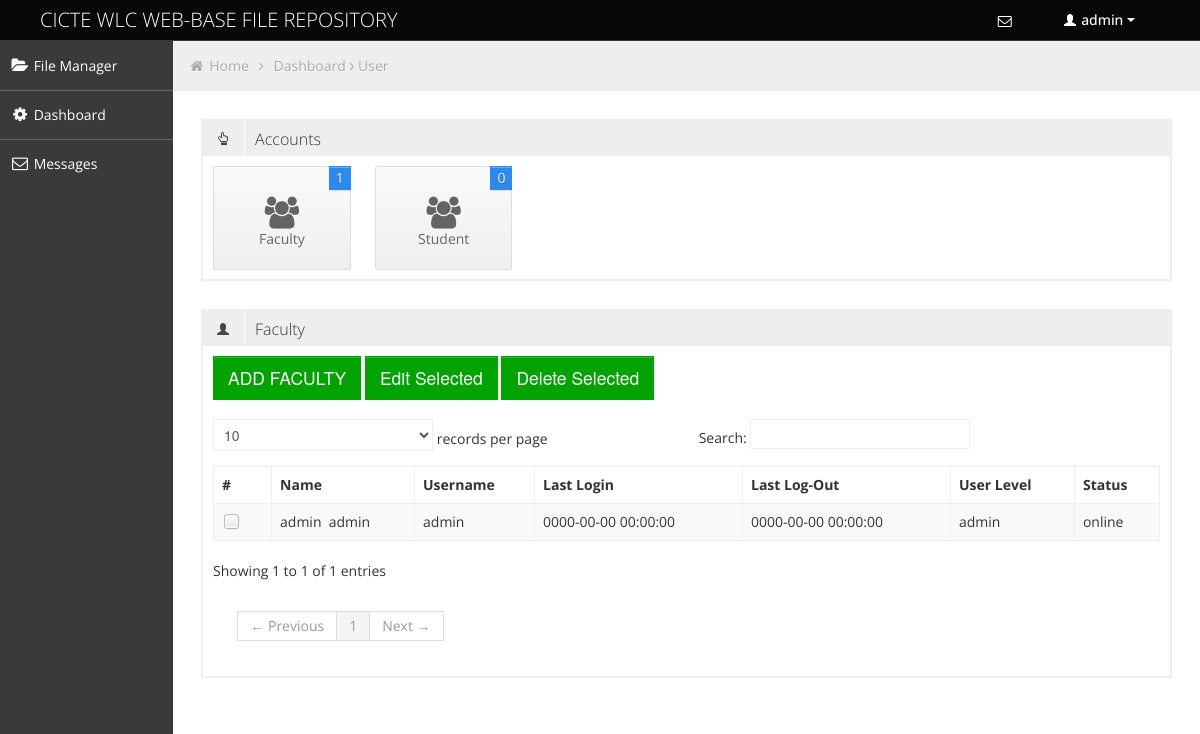
/user.php?faculty=true (signed in), run on the app's committed database.
### tables this page shows
CREATE TABLE `fr_staff` (
  `id` int(11) NOT NULL auto_increment,
  `user_id` int(11) NOT NULL,
  `FirstN` varchar(50) NOT NULL,
  `LastN` varchar(50) NOT NULL,
  `midN` varchar(50) NOT NULL,
  PRIMARY KEY  (`id`)
);

CREATE TABLE `fr_user` (
  `id` int(11) NOT NULL auto_increment,
  `username` varchar(50) NOT NULL,
  `password` varchar(50) NOT NULL,
  `UserLvl` int(11) NOT NULL,
  `status` enum('online','pending','offline') NOT NULL default 'pending',
  `last_login_date` datetime NOT NULL,
  `last_logout_date` datetime NOT NULL,
  `activate` int(11) NOT NULL default '1',
  PRIMARY KEY  (`id`)
);

CREATE TABLE `position` (
  `ID` int(11) NOT NULL auto_increment,
  `Position` varchar(50) NOT NULL,
  `UserLvl` int(11) NOT NULL,
  PRIMARY KEY  (`ID`)
);

### user.php (the view, shortened to what this page needs)
<!DOCTYPE html>
<html lang="en">
<head>
	<link id="bootstrap-style" href="css/bootstrap.min.css" rel="stylesheet">
	<link href="css/bootstrap-responsive.min.css" rel="stylesheet">
	<link id="base-style" href="css/style.css" rel="stylesheet">
	<link id="base-style-responsive" href="css/style-responsive.css" rel="stylesheet">
</head>
<body>
	<?php include('php/header.php'); ?>
	<div class="container-fluid-full">
		<div class="row-fluid">
			<?php include('php/menu.php'); ?>
			<div id="content" class="span10">
				<ul class="breadcrumb">
					<li>
						<i class="icon-home"></i>
						<a href="index.php">Home</a>
						<i class="icon-angle-right"></i>
					</li>
					<li><a href="dashboard.php">Dashboard</a></li>
					<i class="icon-angle-right"></i>
					<li><a href="">User</a></li>
				</ul>
				<div class="row-fluid">
					<div class="box defualt span12">
						<div class="box-header">
							<h2><i class="halflings-icon hand-top"></i><span class="break"></span>Accounts</h2>
						</div>
						<div class="box-content">
							<a href="user.php?faculty=true" class="quick-button span2">
								<i class="icon-group"></i>
								<p>Faculty</p>
								<?php
									$result = mysql_query("SELECT * FROM fr_staff");
								?>
								<span class="notification blue"><?php echo mysql_num_rows($result); ?></span>
							</a>
							<a href="user.php?student=true" class="quick-button span2">
								<i class="icon-group"></i>
								<p>Student</p>
								<?php
									$result = mysql_query("SELECT * FROM fr_stud");
								?>
								<span class="notification blue"><?php echo mysql_num_rows($result); ?></span>
							</a>
							<div class="clearfix"></div>
						</div>
					</div>
				</div>
				<div class="row-fluid sortable">
				<div class="box span12">
					<?php
						if(isset($_GET['faculty']))
						{
					?>
							<div class="box-header" data-original-title>
						<h2><i class="halflings-icon user"></i><span class="break"></span>Faculty</h2>
					</div>
					<div class="box-content buttons">
						<a href="user.php?user=faculty"> <button class="btn btn-large btn-success">ADD FACULTY</button> </a>
						<button class="btn btn-large btn-success">Edit Selected</button>
						<button class="btn btn-large btn-success">Delete Selected</button>
					</div>
					<div class="box-content">
						<table class="table table-striped table-bordered bootstrap-datatable datatable">
						  <thead>
							  <tr>
							  	  <th>#</th>
								  <th>Name</th>
								  <th>Username</th>
								  <th>Last Login</th>
								  <th>Last Log-Out</th>
								  <th>User Level</th>
								  <th>Status</th>
							  </tr>
						  </thead>
						  <tbody>
						  	<?php
						  			if($_SESSION['Ulvl'] >= 3)
									{
										$result = mysql_query("SELECT fr_user.*,position.*,fr_staff.* FROM fr_user,position,fr_staff WHERE fr_user.UserLvl > 1 AND fr_user.UserLvl = position.UserLvl AND fr_user.id = fr_staff.user_id ") or die ("Admin :". mysql_error());
									}
									else if($_SESSION['Ulvl'] == "3")
									{
										$result = mysql_query("SELECT fr_user.*,position.*,fr_staff.* FROM fr_user,position,fr_staff WHERE fr_user.UserLvl < 3 AND fr_user.UserLvl = position.UserLvl AND fr_user.id = fr_staff.user_id ") or die ("Instructor :". mysql_error());
									}
								 	if(mysql_num_rows($result) > 0)
								 	{
								 		while ($row = mysql_fetch_array($result))
								 		{
								 ?>
								 		<tr>
											<td><input class="check" type="checkbox" name="users[]" value="<?php echo $row['username']; ?>"></td>
											<td><?php echo $row['FirstN'].' &nbsp'.$row['LastN'] ; ?></td>
											<td><?php echo $row['username']; ?></td>
											<td><?php echo $row['last_login_date']; ?></td>
											<td><?php echo $row['last_logout_date']; ?></td>
											<td><?php echo $row['Position']; ?></td>
											<td><?php echo $row['status']; ?></td>
										</tr>
								<?php
										}
								?>
								<?php
									}
									else
									{
										echo "<tr > <td colspan='9'> File Records  Empty! </td></tr>";
									}
								?>
						  </tbody>
					  </table>
					</div>
					<?php
						}
					?>
				</div>
			</div>
			</div>
		</div>
	</div>
</body>
</html>

### php/header.php (shortened to what this page needs)
<div class="navbar">
	<div class="navbar-inner">
		<div class="container-fluid">
			<a class="brand" href=""><span>CICTE WLC WEB-BASE FILE REPOSITORY</span></a>
			<div class="nav-no-collapse header-nav">
				<ul class="nav pull-right">
					<li class="dropdown">
								<a class="btn dropdown-toggle" data-toggle="dropdown" href="#">
										<i class="icon-envelope"></i>
								</a>
					</li>
					<?php
						if($_SESSION['UserLvl'] == 1)
						{
							$result1 = mysql_query("SELECT * FROM fr_stud WHERE user_id = '".$_SESSION['user_id']."'");
							$row1 = mysql_fetch_array($result1);
							$name = $row1['FName'];
						}
						else  if($_SESSION['UserLvl'] >= 3)
						{
							$result1 = mysql_query("SELECT * FROM fr_staff WHERE user_id = '".$_SESSION['user_id']."'");
							$row1 = mysql_fetch_array($result1);
							$name = $row1['FirstN'];
						}
					?>
					<li class="dropdown">
						<a class="btn dropdown-toggle" data-toggle="dropdown" href="#">
							<i class="halflings-icon white user"></i> <?php echo $name; ?>
							<span class="caret"></span>
						</a>
					</li>
				</ul>
			</div>
		</div>
	</div>
</div>

### php/menu.php (shortened to what this page needs)
<div id="sidebar-left" class="span2">
	<div class="nav-collapse sidebar-nav">
		<ul class="nav nav-tabs nav-stacked main-menu">
			<li><a href="index.php"><i class="icon-folder-open"></i><span class="hidden-tablet"> File Manager </span></a></li>
			<?php
					$result = mysql_query("SELECT * FROM fr_notification WHERE user_id = '".$_SESSION['user_id']."' AND status = 'unread'");
					$cnt =  mysql_num_rows($result);
				if($_SESSION['UserLvl'] == '1')
				{
			?>
					<li><a href="enroll_subject.php?subject=enroll"><i class="icon-book"></i><span class="hidden-tablet"> Enroll subject </span></a></li>
					<li><a href="enroll_subject.php?subject=subject"><i class="icon-book"></i><span class="hidden-tablet"> My subject </span></a></li>
					<li><a href="messages.php"><i class="icon-envelope"></i><span class="hidden-tablet"> Messages</span>
					<?php
					if($cnt != 0)
					{
					?>
							<span class="label label-important"> <?php echo $cnt; ?> </span>
					<?php
						}
					?>
					</a></li>
			<?php
				}
				else
				{
			?>
					<li><a href="dashboard.php"><i class="icon-cog"></i><span class="hidden-tablet"> Dashboard </span></a></li>
					<li><a href="messages.php"><i class="icon-envelope"></i><span class="hidden-tablet"> Messages</span>
					</a></li>
			<?php
				}
			?>
		</ul>
	</div>
</div>

### css/style-responsive.css (style rules this page uses)
@media (min-width: 1200px) { .container-fluid-full { overflow: hidden; position: relative; height: 100%; } }
@media (min-width: 1200px) { #content { width: 85.578%; padding: 28px; margin: 0px 0px; margin-left: 14.422% !important; } }
@media (min-width: 1200px) { #sidebar-left { background: #3A3A3A; margin-left: 0px !important; position: absolute; height: 100%; } }
@media (min-width: 1200px) { .sidebar-nav > ul { margin: 0px; } }

### css/halflings.css (style rules this page uses)
html, html .halflings { -webkit-font-smoothing: antialiased !important; }
.halflings-icon { display: inline-block; width: 14px; height: 14px; line-height: 14px; vertical-align: text-top; background-image: url(../img/glyphicons_halflings.svg); background-position: 0 0; background-repeat: no-repeat; vertical-align: top; *display: inline; *zoom: 1; *margin-right: .3em; }
.halflings-icon.white { background-image: url(../img/glyphicons_halflings-white.svg); }
.halflings-icon.user { background-position: -168px 0; }
.halflings-icon.hand-top { background-position: -192px -144px; }

### data on the page
fr_staff: FirstN "admin"
fr_user: fr_staff.FirstN "admin", fr_staff.LastN "admin", username "admin", last_login_date "0000-00-00 00:00:00", last_logout_date "0000-00-00 00:00:00", position.Position "admin", status "online"

### other printed values
mysql_num_rows($result) "1"
mysql_num_rows($result) "0"
